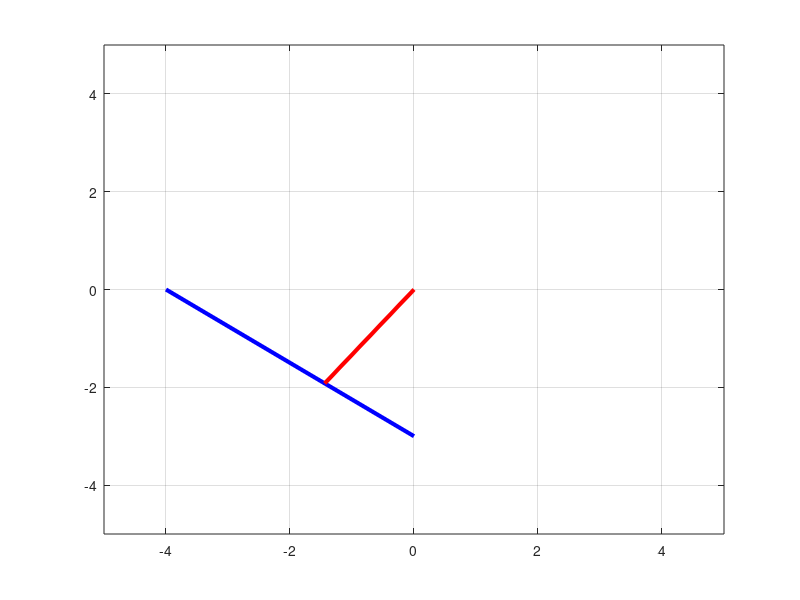

The MATLAB source for this figure:
%Linear equation: a1x + b1y + c1 = 0 
%It intersects the x and y axes at -c1/b1 and -c1/a1 respectively.
%Equation 3x + 4y + 12 = 0,
a1=3; b1=4; c1=12;
%plot([0 -4], [-3 0], 'b', 'LineWidth', 2);

xlabel('x')
ylabel('y')
title('Line')
plot([0 -c1/a1], [-c1/b1 0], 'b', 'LineWidth', 3);
axis([-5 5 -5 5]); grid on;

hold on
%plot([0 0], [-36/25 -48/25], 'b', 'LineWidth', 2);
plot([0 -36/25], [0 -48/25], 'r', 'LineWidth', 3);
hold off


% The perpendicular distance from the origin to the straight line above is
% abs(c1) / SQRT( a1^2 + b1^2 )
% Confirm this is correct on the plot you have drawn.
d1=abs(-c1) / sqrt(a1^2 + b1^2);
display(d1);

% Equation of the straight line in vector notation:
% a1x + b1y + c1 = 0 
% w'x + b = 0 
% the vector w contains information about the slope and the bias term b relates to the
% offset of the line.
% The distance from the origin to the line is thus abs(b)=|w|.
w=[a1 b1];
b=c1;
d2=abs(b)/norm(w);
display(d2);





